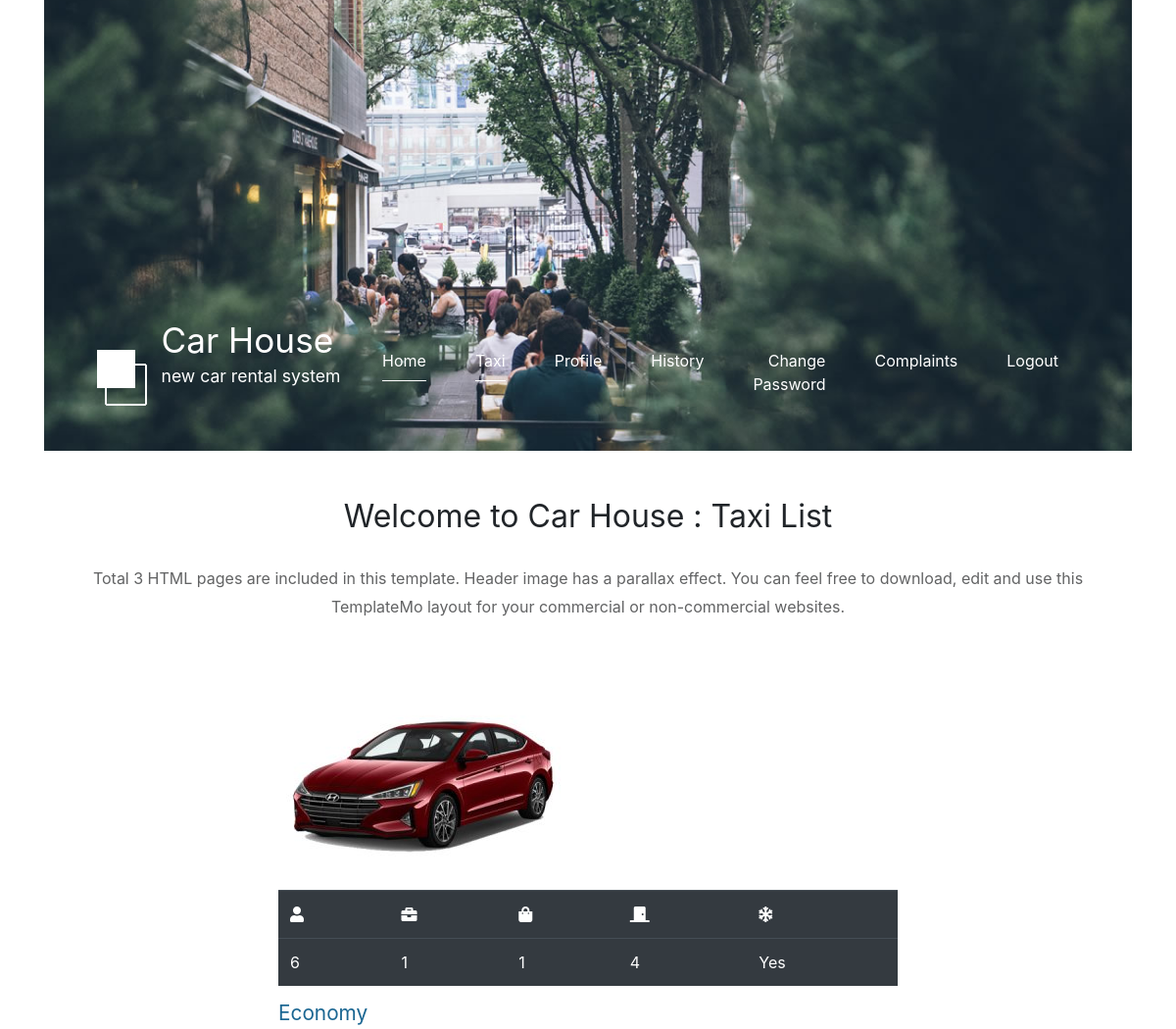
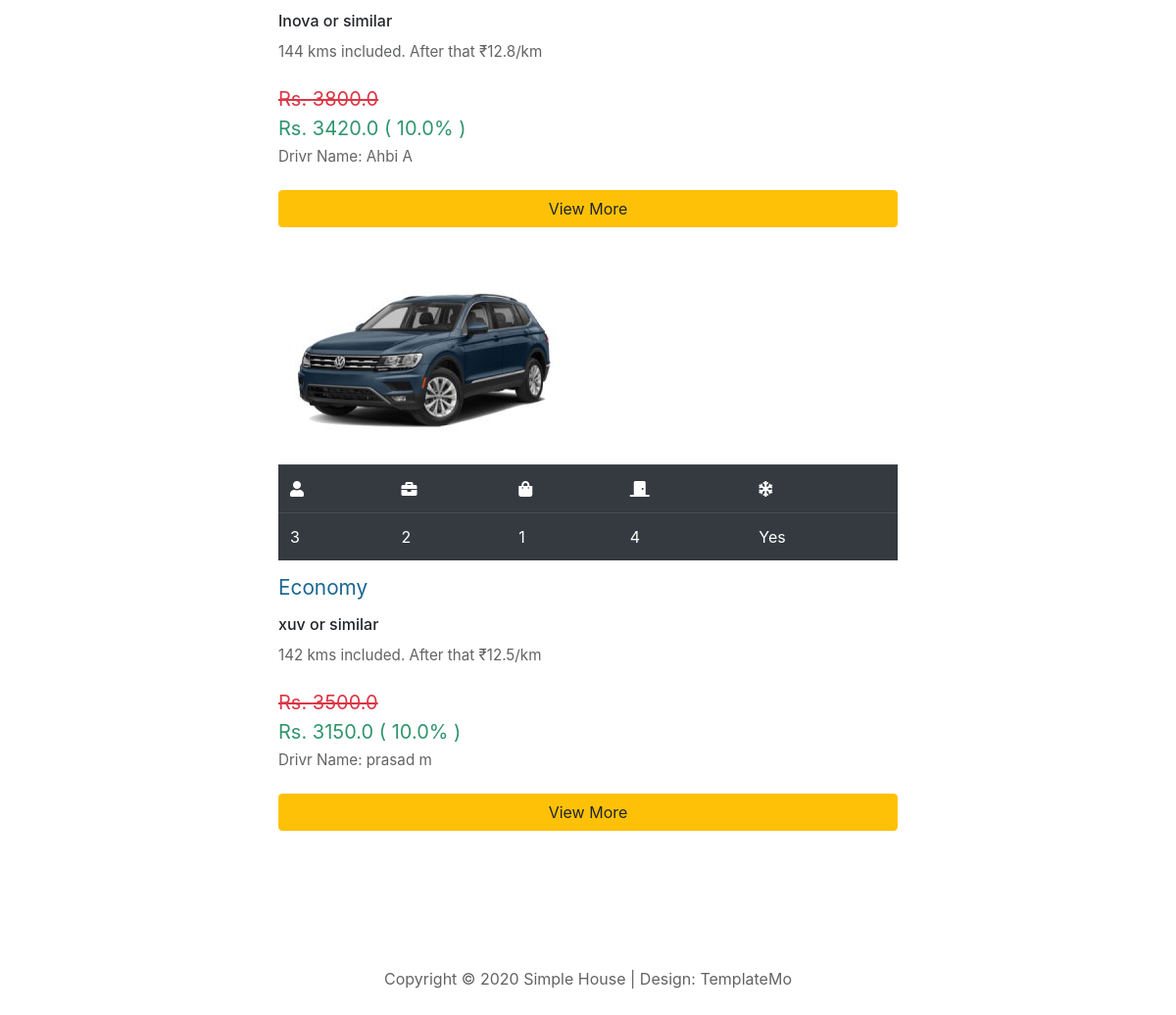
Page /user/taxi/ on the committed database (2 pictures, top to bottom).
### adminapp/models.py (models this page shows, shortened)
class Car(models.Model):
    name = models.CharField(
        max_length=50,
        verbose_name='Car Name'
    )
    description = models.TextField(
        max_length=300,
        verbose_name='Description',
        null=True
    )
    image = models.FileField(
        upload_to='Cars',
        max_length=300
    )
    passanger = models.IntegerField(
        verbose_name='Adult Passanger'
    )
    large_luggage = models.IntegerField(
        verbose_name='Large Luggage'
    )
    small_luggage = models.IntegerField(
        verbose_name='Small Luggage'
    )
    doors = models.IntegerField(
        verbose_name='No of Doors'
    )
    air_condition = models.BooleanField(
        default=False,
        verbose_name='A/C Status'
    )
    rent_amount = models.FloatField(
        verbose_name='Rent Amount'
    )
    category = models.ForeignKey(
        to=Category,
        on_delete=models.CASCADE
    )
    status = models.BooleanField(
        default=True
    )
    vendor = models.ForeignKey(
        to=User,
        on_delete=models.CASCADE
    )
    offer = models.ForeignKey(
        null=True,
        to=Offer,
        on_delete=models.CASCADE
    )
    mode = models.CharField(
        max_length=20,
        default='rent'
    )
    kilometer = models.CharField(
        default='',
        max_length=50,
        verbose_name='Kilometer Details'
    )
    def offer_price(self):
        if self.offer != None:
            return self.rent_amount-(self.rent_amount*self.offer.discount)/100
        else:
            return 0

class Category(models.Model):
    category_name = models.CharField(
        max_length=50,
        verbose_name='Category'
    )

class Offer(models.Model):
    discount = models.FloatField(
        verbose_name='Discount Offer'
    )
    status = models.BooleanField(
        default=False
    )

class User(AbstractUser):
    address = models.TextField(
        max_length=100,
        null=True,
        verbose_name='Address'
    )
    phone = models.BigIntegerField(
        null=True,
        verbose_name='Phone Number'
    )
    company_name = models.CharField(
        max_length=30,
        null=True,
        default='None',
        verbose_name='Company Name'
    )
    user_type = models.CharField(
        max_length=30,
        default='admin'
    )

### userapp/views.py (the view)
# urls.py: path('taxi/',taxt_list,name='user_taxi'),
def taxt_list(request):
    if request.method == 'GET':
        context = {}
        obj = Car.objects.filter(status=True,mode='taxi')
        context['data'] = obj
        return render(request,'user/taxi.html',context)

### templates/user/taxi.html (shortened to what this page needs)
{% extends 'user/shared/base.html' %}
{% load static %}
{% block content %}
<header class="row p-5 text-center">
    <h2 class="col-12 text-center tm-section-title">Welcome to Car House : Taxi List</h2>
    <p class="col-12 text-center">Total 3 HTML pages are included in this template. Header image has a parallax effect. You can feel free to download, edit and use this TemplateMo layout for your commercial or non-commercial websites.</p>
</header>
<div class="row tm-gallery">
    <div id="tm-gallery-page-pizza" class="tm-gallery-page">
        {% for i in data %}
        <article class="col-sm-12 tm-gallery-item p-3">
            <figure>
                <img src="/media/{{ i.image }}" alt="Image" class="img-fluid tm-gallery-img" />
                <figcaption>
                    <table class="table table-dark">
                        <tr>
                            <td><abbr title="Adult Passangers"><i class="fa fa-user" aria-hidden="true"></i></abbr></td>
                            <td><abbr title="Large Sutecase"><i class="fa fa-briefcase" aria-hidden="true"></i></abbr></td>
                            <td><abbr title="Small Sutecase"><i class="fa fa-shopping-bag" aria-hidden="true"></i></abbr></td>
                            <td><abbr title="No. of Doors"><i class="fas fa-door-closed    "></i></abbr></td>
                            <td><abbr title="Air Condition"><i class="fas fa-snowflake    "></i></abbr></td>
                        </tr>
                        <tr>
                            <td>{{ i.passanger }}</td>
                            <td>{{ i.large_luggage }}</td>
                            <td>{{ i.small_luggage }}</td>
                            <td>{{ i.doors }}</td>
                            <td>
                                {% if i.air_condition %}
                                    Yes
                                {% else %}
                                    No
                                {% endif %}
                            </td>
                        </tr>
                    </table>
                    <h3 class="tm-gallery-title">{{ i.category.category_name }}</h3>
                    <h6>{{ i.name }} or similar</h6>
                    <p class="tm-gallery-description">{{ i.kilometer }}</p>
                    {% if i.offer_price == None %}
                    <span class="tm-gallery-price text-danger"><del>Rs. {{ i.rent_amount }}</del></span><br>
                    <span class="tm-gallery-price"> Rs. {{ i.rent_amount }}</span>
                    {% else %}
                    <span class="tm-gallery-price text-danger"><del>Rs. {{ i.rent_amount }}</del></span><br>
                    <span class="tm-gallery-price"> Rs. {{ i.offer_price }} ( {{ i.offer.discount }}% )</span>
                    {% endif %}
                    <p class="tm-gallery-description">Drivr Name: {{ i.vendor.first_name }} {{ i.vendor.last_name }}</p>
                    <a href="{% url 'taxi_booking' id=i.id %}" class="btn btn-warning btn-block mt-2">View More</a>
                </figcaption>
            </figure>
        </article>
        {% endfor %}
    </div>
</div>
{% endblock content %}

### static/css/templatemo-style.css (style rules this page uses)
ul, nav, body, h1, h2, h4, h6, p, figure { margin: 0; padding: 0; }
a, button { transition: all 0.3s ease; }
html { box-sizing: border-box; -ms-overflow-style: scrollbar; }
*, *::before, *::after { box-sizing: inherit; }
.row { display: -ms-flexbox; display: flex; -ms-flex-wrap: wrap; flex-wrap: wrap; margin-left: -15px; margin-right: -15px; }
.col-lg-3, .col-lg-4, .col-lg-6, .col-md-4, .col-md-6, .col-sm-6, .col-12 { position: relative; width: 100%; padding-right: 15px; padding-left: 15px; }
.col-12 { -ms-flex: 0 0 100%; flex: 0 0 100%; max-width: 100%; }
.text-center { text-align: center; }
.img-fluid { max-width: 100%; height: auto; }
body { font-family: 'Open Sans', Arial, sans-serif; font-size: 17px; background-color: #ccc; overflow-x: hidden; }
p, address { color: #626364; line-height: 1.8; }
.tm-section-title { font-size: 2rem; font-weight: 400; margin-bottom: 30px; }
.tm-gallery { margin-bottom: 80px; }
.tm-gallery-page { max-width: 280px; margin-left: auto; margin-right: auto; display: -ms-flexbox; display: flex; -ms-flex-wrap: wrap; flex-wrap: wrap; }
.tm-gallery-description { font-size: 0.95rem; }
@media (min-width: 576px) { .tm-gallery-page { max-width: 560px; } }
@media (min-width: 768px) { .tm-gallery-page, .tm-section, .tm-container-inner, .tm-container-inner-2 { max-width: 840px; } }
@media (min-width: 992px) { .tm-gallery-page, .tm-section { max-width: 1120px; } }
.tm-gallery-item { max-width: 280px; }
.tm-gallery-img { margin-bottom: 20px; }
.tm-gallery-title { font-size: 1.3rem; font-weight: 400; color: #1A6692; margin-bottom: 15px; }
.tm-gallery-description { margin-bottom: 20px; }
.tm-gallery-price { font-size: 1.25rem; color: #2F956D; margin-bottom: 60px; }

### rows in the picture
Car: image (picture), passanger "6", large_luggage "1", small_luggage "1", doors "4", air_condition "Yes", category.category_name "Economy", name "Inova", kilometer "144 kms included. After that ₹12.8/km", rent_amount "3800.0", offer_price "3420.0", offer.discount "10.0", vendor.first_name "Ahbi", vendor.last_name "A"
Car: image (picture), passanger "3", large_luggage "2", small_luggage "1", doors "4", air_condition "Yes", category.category_name "Economy", name "xuv", kilometer "142 kms included. After that ₹12.5/km", rent_amount "3500.0", offer_price "3150.0", offer.discount "10.0", vendor.first_name "prasad", vendor.last_name "m"
